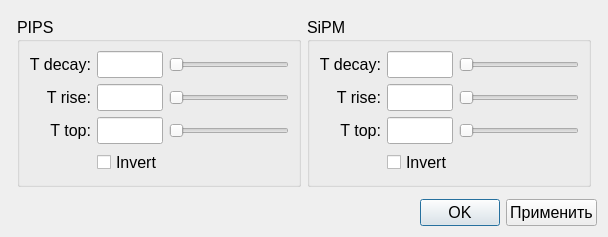
<?xml version="1.0" encoding="UTF-8"?>
<ui version="4.0">
 <class>Trapezoid</class>
 <widget class="QDialog" name="Trapezoid">
  <property name="geometry">
   <rect>
    <x>0</x>
    <y>0</y>
    <width>569</width>
    <height>199</height>
   </rect>
  </property>
  <property name="font">
   <font>
    <pointsize>12</pointsize>
   </font>
  </property>
  <property name="windowTitle">
   <string>Трапеция</string>
  </property>
  <layout class="QGridLayout" name="gridLayout_2">
   <item row="1" column="0">
    <layout class="QGridLayout" name="gridLayout_4">
     <property name="leftMargin">
      <number>6</number>
     </property>
     <property name="topMargin">
      <number>6</number>
     </property>
     <property name="rightMargin">
      <number>6</number>
     </property>
     <property name="bottomMargin">
      <number>6</number>
     </property>
     <item row="0" column="1">
      <widget class="QGroupBox" name="groupBox_2">
       <property name="title">
        <string>SiPM</string>
       </property>
       <layout class="QGridLayout" name="gridLayout_6">
        <item row="1" column="0">
         <spacer name="verticalSpacer_2">
          <property name="orientation">
           <enum>Qt::Vertical</enum>
          </property>
          <property name="sizeHint" stdset="0">
           <size>
            <width>20</width>
            <height>40</height>
           </size>
          </property>
         </spacer>
        </item>
        <item row="0" column="0">
         <layout class="QGridLayout" name="gridLayout_5">
          <item row="1" column="1">
           <widget class="QLabel" name="label_5">
            <property name="styleSheet">
             <string notr="true">font: 12pt &quot;MS Shell Dlg 2&quot;;</string>
            </property>
            <property name="text">
             <string>T rise:</string>
            </property>
            <property name="alignment">
             <set>Qt::AlignRight|Qt::AlignTrailing|Qt::AlignVCenter</set>
            </property>
           </widget>
          </item>
          <item row="2" column="1">
           <widget class="QLabel" name="label_6">
            <property name="styleSheet">
             <string notr="true">font: 12pt &quot;MS Shell Dlg 2&quot;;</string>
            </property>
            <property name="text">
             <string>T top:</string>
            </property>
            <property name="alignment">
             <set>Qt::AlignRight|Qt::AlignTrailing|Qt::AlignVCenter</set>
            </property>
           </widget>
          </item>
          <item row="0" column="2">
           <widget class="QLineEdit" name="lineEdit_t_decay_sipm">
            <property name="maximumSize">
             <size>
              <width>70</width>
              <height>16777215</height>
             </size>
            </property>
            <property name="styleSheet">
             <string notr="true">font: 12pt &quot;MS Shell Dlg 2&quot;;</string>
            </property>
           </widget>
          </item>
          <item row="0" column="1">
           <widget class="QLabel" name="label_4">
            <property name="styleSheet">
             <string notr="true">font: 12pt &quot;MS Shell Dlg 2&quot;;</string>
            </property>
            <property name="text">
             <string>T decay:</string>
            </property>
            <property name="alignment">
             <set>Qt::AlignRight|Qt::AlignTrailing|Qt::AlignVCenter</set>
            </property>
           </widget>
          </item>
          <item row="1" column="2">
           <widget class="QLineEdit" name="lineEdit_t_rise_sipm">
            <property name="maximumSize">
             <size>
              <width>70</width>
              <height>16777215</height>
             </size>
            </property>
            <property name="styleSheet">
             <string notr="true">font: 12pt &quot;MS Shell Dlg 2&quot;;</string>
            </property>
           </widget>
          </item>
          <item row="0" column="3">
           <spacer name="horizontalSpacer_5">
            <property name="orientation">
             <enum>Qt::Horizontal</enum>
            </property>
            <property name="sizeHint" stdset="0">
             <size>
              <width>40</width>
              <height>20</height>
             </size>
            </property>
           </spacer>
          </item>
          <item row="0" column="0">
           <spacer name="horizontalSpacer_4">
            <property name="orientation">
             <enum>Qt::Horizontal</enum>
            </property>
            <property name="sizeHint" stdset="0">
             <size>
              <width>40</width>
              <height>20</height>
             </size>
            </property>
           </spacer>
          </item>
          <item row="3" column="2">
           <widget class="QCheckBox" name="checkBox_invert_sipm">
            <property name="styleSheet">
             <string notr="true">font: 12pt &quot;MS Shell Dlg 2&quot;;</string>
            </property>
            <property name="text">
             <string>Invert</string>
            </property>
           </widget>
          </item>
          <item row="2" column="2">
           <widget class="QLineEdit" name="lineEdit_t_top_sipm">
            <property name="maximumSize">
             <size>
              <width>70</width>
              <height>16777215</height>
             </size>
            </property>
            <property name="styleSheet">
             <string notr="true">font: 12pt &quot;MS Shell Dlg 2&quot;;</string>
            </property>
           </widget>
          </item>
          <item row="0" column="4">
           <widget class="QSlider" name="horizontalSlider_T_decay_sipm">
            <property name="minimumSize">
             <size>
              <width>120</width>
              <height>0</height>
             </size>
            </property>
            <property name="maximum">
             <number>150</number>
            </property>
            <property name="orientation">
             <enum>Qt::Horizontal</enum>
            </property>
           </widget>
          </item>
          <item row="1" column="4">
           <widget class="QSlider" name="horizontalSlider_T_rise_sipm">
            <property name="maximum">
             <number>150</number>
            </property>
            <property name="orientation">
             <enum>Qt::Horizontal</enum>
            </property>
           </widget>
          </item>
          <item row="2" column="4">
           <widget class="QSlider" name="horizontalSlider_T_top_sipm">
            <property name="maximum">
             <number>150</number>
            </property>
            <property name="orientation">
             <enum>Qt::Horizontal</enum>
            </property>
           </widget>
          </item>
         </layout>
        </item>
       </layout>
      </widget>
     </item>
     <item row="0" column="0">
      <widget class="QGroupBox" name="groupBox">
       <property name="title">
        <string>PIPS</string>
       </property>
       <layout class="QVBoxLayout" name="verticalLayout_2">
        <item>
         <layout class="QGridLayout" name="gridLayout">
          <item row="2" column="1">
           <widget class="QLabel" name="label">
            <property name="font">
             <font>
              <pointsize>12</pointsize>
             </font>
            </property>
            <property name="text">
             <string>T top:</string>
            </property>
            <property name="alignment">
             <set>Qt::AlignRight|Qt::AlignTrailing|Qt::AlignVCenter</set>
            </property>
           </widget>
          </item>
          <item row="1" column="1">
           <widget class="QLabel" name="label_3">
            <property name="font">
             <font>
              <pointsize>12</pointsize>
             </font>
            </property>
            <property name="text">
             <string>T rise:</string>
            </property>
            <property name="alignment">
             <set>Qt::AlignRight|Qt::AlignTrailing|Qt::AlignVCenter</set>
            </property>
           </widget>
          </item>
          <item row="3" column="3">
           <widget class="QCheckBox" name="checkBox_invert_pips">
            <property name="font">
             <font>
              <pointsize>12</pointsize>
             </font>
            </property>
            <property name="text">
             <string>Invert</string>
            </property>
           </widget>
          </item>
          <item row="0" column="1">
           <widget class="QLabel" name="label_2">
            <property name="font">
             <font>
              <pointsize>12</pointsize>
             </font>
            </property>
            <property name="text">
             <string>T decay:</string>
            </property>
            <property name="alignment">
             <set>Qt::AlignRight|Qt::AlignTrailing|Qt::AlignVCenter</set>
            </property>
           </widget>
          </item>
          <item row="2" column="3">
           <widget class="QLineEdit" name="lineEdit_t_top_pips">
            <property name="sizePolicy">
             <sizepolicy hsizetype="Expanding" vsizetype="Expanding">
              <horstretch>0</horstretch>
              <verstretch>0</verstretch>
             </sizepolicy>
            </property>
            <property name="maximumSize">
             <size>
              <width>70</width>
              <height>16777215</height>
             </size>
            </property>
            <property name="font">
             <font>
              <pointsize>12</pointsize>
             </font>
            </property>
           </widget>
          </item>
          <item row="1" column="3">
           <widget class="QLineEdit" name="lineEdit_t_rise_pips">
            <property name="sizePolicy">
             <sizepolicy hsizetype="Expanding" vsizetype="Expanding">
              <horstretch>0</horstretch>
              <verstretch>0</verstretch>
             </sizepolicy>
            </property>
            <property name="maximumSize">
             <size>
              <width>70</width>
              <height>16777215</height>
             </size>
            </property>
            <property name="font">
             <font>
              <pointsize>12</pointsize>
             </font>
            </property>
           </widget>
          </item>
          <item row="0" column="3">
           <widget class="QLineEdit" name="lineEdit_t_decay_pips">
            <property name="sizePolicy">
             <sizepolicy hsizetype="Expanding" vsizetype="Expanding">
              <horstretch>0</horstretch>
              <verstretch>0</verstretch>
             </sizepolicy>
            </property>
            <property name="minimumSize">
             <size>
              <width>0</width>
              <height>0</height>
             </size>
            </property>
            <property name="maximumSize">
             <size>
              <width>70</width>
              <height>16777215</height>
             </size>
            </property>
            <property name="font">
             <font>
              <pointsize>12</pointsize>
             </font>
            </property>
           </widget>
          </item>
          <item row="0" column="4">
           <spacer name="horizontalSpacer">
            <property name="orientation">
             <enum>Qt::Horizontal</enum>
            </property>
            <property name="sizeHint" stdset="0">
             <size>
              <width>40</width>
              <height>20</height>
             </size>
            </property>
           </spacer>
          </item>
          <item row="0" column="0">
           <spacer name="horizontalSpacer_2">
            <property name="orientation">
             <enum>Qt::Horizontal</enum>
            </property>
            <property name="sizeHint" stdset="0">
             <size>
              <width>40</width>
              <height>20</height>
             </size>
            </property>
           </spacer>
          </item>
          <item row="0" column="5">
           <widget class="QSlider" name="horizontalSlider_T_decay_pips">
            <property name="minimumSize">
             <size>
              <width>120</width>
              <height>0</height>
             </size>
            </property>
            <property name="maximum">
             <number>150</number>
            </property>
            <property name="orientation">
             <enum>Qt::Horizontal</enum>
            </property>
           </widget>
          </item>
          <item row="2" column="5">
           <widget class="QSlider" name="horizontalSlider_T_top_pips">
            <property name="maximum">
             <number>150</number>
            </property>
            <property name="orientation">
             <enum>Qt::Horizontal</enum>
            </property>
           </widget>
          </item>
          <item row="1" column="5">
           <widget class="QSlider" name="horizontalSlider_T_rise_pips">
            <property name="maximum">
             <number>150</number>
            </property>
            <property name="orientation">
             <enum>Qt::Horizontal</enum>
            </property>
           </widget>
          </item>
         </layout>
        </item>
        <item>
         <spacer name="verticalSpacer">
          <property name="orientation">
           <enum>Qt::Vertical</enum>
          </property>
          <property name="sizeHint" stdset="0">
           <size>
            <width>20</width>
            <height>40</height>
           </size>
          </property>
         </spacer>
        </item>
       </layout>
      </widget>
     </item>
    </layout>
   </item>
   <item row="2" column="0">
    <layout class="QHBoxLayout" name="horizontalLayout">
     <item>
      <spacer name="horizontalSpacer_3">
       <property name="orientation">
        <enum>Qt::Horizontal</enum>
       </property>
       <property name="sizeHint" stdset="0">
        <size>
         <width>40</width>
         <height>20</height>
        </size>
       </property>
      </spacer>
     </item>
     <item>
      <widget class="QPushButton" name="pushButton_OK">
       <property name="font">
        <font>
         <pointsize>12</pointsize>
        </font>
       </property>
       <property name="text">
        <string>OK</string>
       </property>
      </widget>
     </item>
     <item>
      <widget class="QPushButton" name="pushButton_cancel">
       <property name="font">
        <font>
         <pointsize>12</pointsize>
        </font>
       </property>
       <property name="text">
        <string>Применить</string>
       </property>
      </widget>
     </item>
    </layout>
   </item>
  </layout>
 </widget>
 <resources/>
 <connections/>
</ui>
